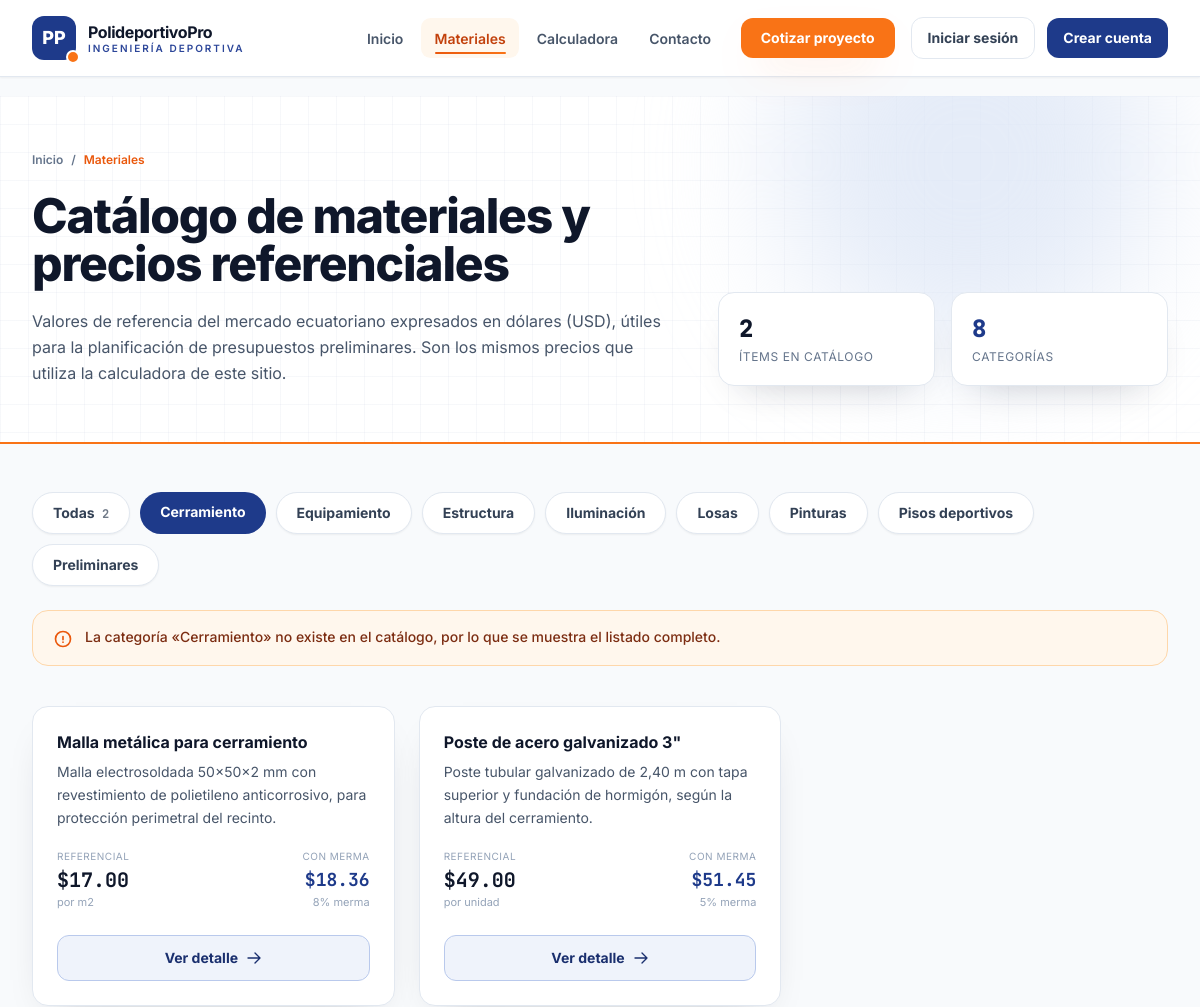
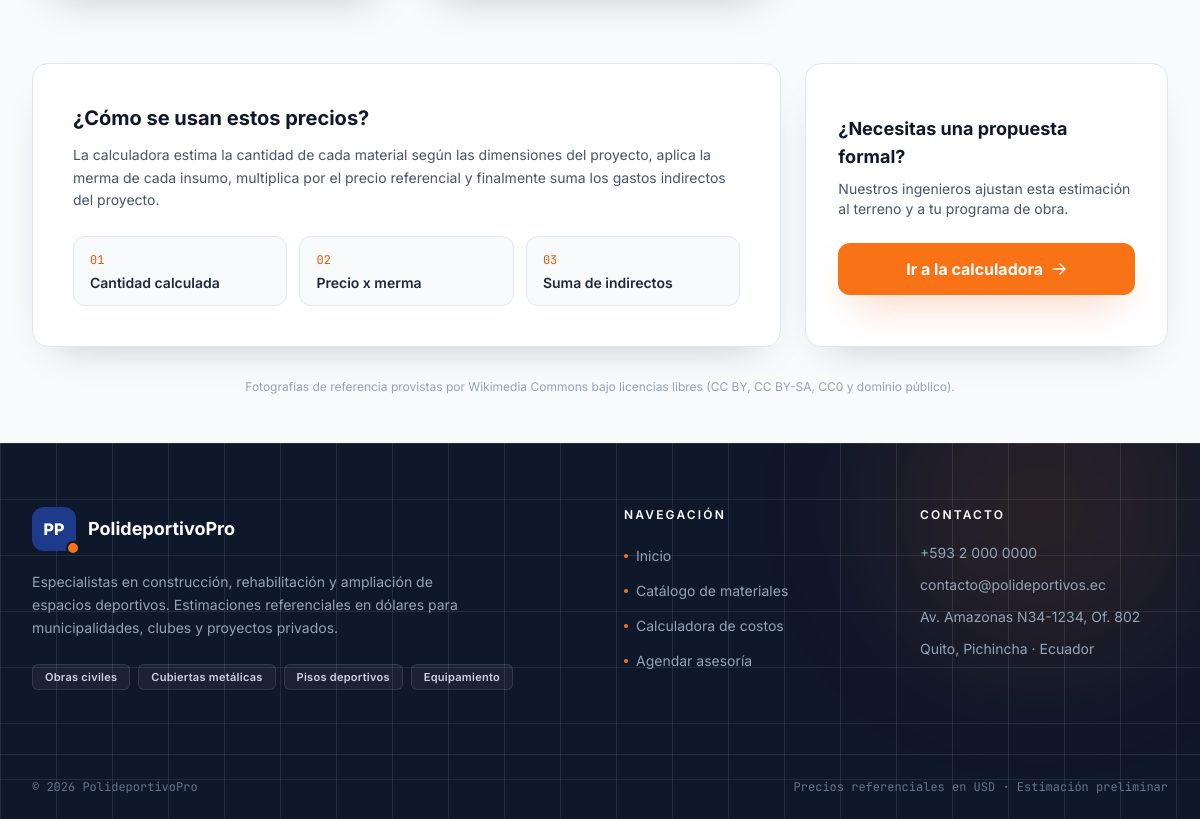
The page /materiales?categoria=Cerramiento on the database its author committed (2 pictures, top to bottom).
### app/models.py (models this page shows, shortened)
class Material(db.Model):
    __tablename__ = "materiales"
    id = db.Column(db.Integer, primary_key=True)
    nombre = db.Column(db.String(120), nullable=False, unique=True)
    clave = db.Column(db.String(60), nullable=False, unique=True, index=True)
    unidad = db.Column(db.String(30), nullable=False)
    categoria = db.Column(db.String(60), nullable=False, index=True)
    precio_referencial = db.Column(db.Float, nullable=False, default=0.0)
    merma_pct = db.Column(db.Float, nullable=False, default=5.0)
    descripcion = db.Column(db.Text, nullable=False, default="")
    __table_args__ = (db.CheckConstraint("precio_referencial >= 0", name="ck_material_precio_positivo"),)
    @property
    def precio_con_merma(self):
        return round(self.precio_referencial * (1 + (self.merma_pct or 0) / 100), 2)

### app/routes/main_routes.py (the view)
@main_bp.route("/materiales")
def materiales():
    categorias = [
        fila[0]
        for fila in Material.query.with_entities(Material.categoria)
        .distinct()
        .order_by(Material.categoria.asc())
        .all()
    ]
    seleccion = (request.args.get("categoria") or "").strip()
    categoria_actual = "Todas"
    consulta = Material.query.order_by(Material.categoria.asc(), Material.nombre.asc())
    if seleccion and seleccion in categorias:
        categoria_actual = seleccion
        consulta = consulta.filter(Material.categoria == seleccion)
    items = []
    for material in consulta.all():
        imagen = IMAGENES_MATERIALES.get(material.clave, {})
        items.append(
            {
                "id": material.id,
                "clave": material.clave,
                "nombre": material.nombre,
                "unidad": material.unidad,
                "categoria": material.categoria,
                "precio_referencial": material.precio_referencial,
                "precio_con_merma": material.precio_con_merma,
                "merma_pct": material.merma_pct,
                "descripcion": material.descripcion,
                "imagen": imagen.get("url", ""),
                "licencia": imagen.get("licencia", ""),
                "fuente": imagen.get("fuente", ""),
            }
        )
    return render_template(
        "materiales.html",
        materiales=items,
        categorias=categorias,
        categoria_actual=categoria_actual,
        seleccion=seleccion,
    )

### app/templates/materiales.html (shortened to what this page needs)
{% extends "base.html" %}
{% block contenido %}
<section class="relative overflow-hidden bg-white border-b-2 border-arcilla-500">
    <div class="absolute inset-0 patron-plano-fino opacity-70"></div>
    <div class="absolute -top-32 right-10 w-96 h-96 rounded-full bg-acero-100/70 blur-3xl"></div>
    <div class="relative max-w-7xl mx-auto px-4 sm:px-6 lg:px-8 py-14">
        <nav class="flex items-center gap-2 text-xs font-semibold text-slate-500">
            <a href="{{ url_for('main.index') }}" class="hover:text-acero-700 transition">Inicio</a>
            <span>/</span>
            <span class="text-arcilla-600">Materiales</span>
        </nav>
        <div class="mt-6 grid gap-10 lg:grid-cols-12 lg:items-end">
            <div class="lg:col-span-7">
                <h1 class="text-3xl sm:text-5xl font-extrabold tracking-tight text-slate-900 max-w-3xl">Catálogo de materiales y precios referenciales</h1>
                <p class="mt-5 max-w-2xl text-slate-600 leading-relaxed">
                    Valores de referencia del mercado ecuatoriano expresados en dólares (USD), útiles para la
                    planificación de presupuestos preliminares. Son los mismos precios que utiliza la calculadora de este sitio.
                </p>
            </div>
            <div class="lg:col-span-5">
                <div class="grid grid-cols-2 gap-4">
                    <div class="rounded-2xl border border-slate-200 bg-white p-5 shadow-card">
                        <p class="cifra text-2xl font-extrabold text-slate-900">{{ materiales|length }}</p>
                        <p class="mt-1 text-xs uppercase tracking-wider text-slate-500">Ítems en catálogo</p>
                    </div>
                    <div class="rounded-2xl border border-slate-200 bg-white p-5 shadow-card">
                        <p class="cifra text-2xl font-extrabold text-acero-700">{{ categorias|length }}</p>
                        <p class="mt-1 text-xs uppercase tracking-wider text-slate-500">Categorías</p>
                    </div>
                </div>
            </div>
        </div>
    </div>
</section>
<section class="max-w-7xl mx-auto px-4 sm:px-6 lg:px-8 py-12">
    <div class="flex flex-wrap gap-2.5">
        <a href="{{ url_for('main.materiales') }}"
           class="rounded-full px-5 py-2.5 text-sm font-bold transition {{ 'bg-acero-700 text-white shadow-card' if categoria_actual == 'Todas' else 'bg-white text-slate-700 border border-slate-200 hover:border-acero-400 hover:text-acero-700 shadow-sm' }}">
            Todas
            <span class="ml-1 font-mono text-xs opacity-70">{{ materiales|length }}</span>
        </a>
        {% for categoria in categorias %}
        <a href="{{ url_for('main.materiales', categoria=categoria) }}"
           class="rounded-full px-5 py-2.5 text-sm font-bold transition {{ 'bg-acero-700 text-white shadow-card' if categoria_actual == categoria else 'bg-white text-slate-700 border border-slate-200 hover:border-acero-400 hover:text-acero-700 shadow-sm' }}">
            {{ categoria }}
        </a>
        {% endfor %}
    </div>
    {% if seleccion and categoria_actual != 'Todas' %}
    <p class="mt-6 flex items-start gap-3 rounded-2xl border border-arcilla-200 bg-arcilla-50 px-5 py-4 text-sm font-medium text-arcilla-900">
        <svg xmlns="http://www.w3.org/2000/svg" fill="none" viewBox="0 0 24 24" stroke-width="2" stroke="currentColor" class="w-5 h-5 shrink-0 mt-0.5 text-arcilla-600"><path stroke-linecap="round" stroke-linejoin="round" d="M12 9v3.75m9-.75a9 9 0 1 1-18 0 9 9 0 0 1 18 0Zm-9 3.75h.008v.008H12v-.008Z" /></svg>
        La categoría «{{ seleccion }}» no existe en el catálogo, por lo que se muestra el listado completo.
    </p>
    {% endif %}
    <div class="mt-10 grid gap-6 sm:grid-cols-2 lg:grid-cols-3">
        {% for material in materiales %}
        <article class="tarjeta-material group flex flex-col overflow-hidden rounded-2xl border border-slate-200 bg-white shadow-card transition hover:-translate-y-1 hover:shadow-float">
            <div class="flex flex-1 flex-col p-6">
                <h2 class="text-base font-bold text-slate-900 leading-snug">{{ material.nombre }}</h2>
                <p class="mt-2 flex-1 text-sm leading-relaxed text-slate-600 linea-tres">{{ material.descripcion }}</p>
                <div class="mt-5 flex items-end justify-between gap-3">
                    <div>
                        <p class="text-[10px] uppercase tracking-wider text-slate-400">Referencial</p>
                        <p class="cifra mt-0.5 text-xl font-bold text-slate-900">{{ material.precio_referencial|usd }}</p>
                        <p class="text-[11px] text-slate-400">por {{ material.unidad }}</p>
                    </div>
                    <div class="text-right">
                        <p class="text-[10px] uppercase tracking-wider text-slate-400">Con merma</p>
                        <p class="cifra mt-0.5 text-lg font-bold text-acero-700">{{ material.precio_con_merma|usd }}</p>
                        <p class="text-[11px] text-slate-400">{{ material.merma_pct|num(0) }}% merma</p>
                    </div>
                </div>
                <button type="button"
                        class="mt-6 inline-flex w-full items-center justify-center gap-2 rounded-xl border border-acero-200 bg-acero-50 px-5 py-3 text-sm font-bold text-acero-800 transition hover:bg-acero-700 hover:text-white"
                        data-modal-material
                        data-codigo="M{{ '%02d' % material.id }}"
                        data-nombre="{{ material.nombre }}"
                        data-categoria="{{ material.categoria }}"
                        data-unidad="{{ material.unidad }}"
                        data-precio="{{ material.precio_referencial|usd }}"
                        data-precio-merma="{{ material.precio_con_merma|usd }}"
                        data-merma="{{ material.merma_pct|num(1) }}"
                        data-descripcion="{{ material.descripcion }}"
                        data-imagen="{{ material.imagen }}"
                        data-licencia="{{ material.licencia }}"
                        data-fuente="{{ material.fuente }}">
                    Ver detalle
                    <svg xmlns="http://www.w3.org/2000/svg" class="w-4 h-4" fill="none" viewBox="0 0 24 24" stroke-width="2" stroke="currentColor"><path stroke-linecap="round" stroke-linejoin="round" d="M13.5 4.5 21 12m0 0-7.5 7.5M21 12H3" /></svg>
                </button>
            </div>
        </article>
        {% endfor %}
    </div>
    <div class="mt-16 grid gap-6 lg:grid-cols-3">
        <div class="lg:col-span-2 rounded-2xl border border-slate-200 bg-white p-8 sm:p-10 shadow-card">
            <h2 class="text-xl font-bold text-slate-900">¿Cómo se usan estos precios?</h2>
            <p class="mt-3 text-sm text-slate-600 leading-relaxed max-w-2xl">
                La calculadora estima la cantidad de cada material según las dimensiones del proyecto,
                aplica la merma de cada insumo, multiplica por el precio referencial y finalmente suma
                los gastos indirectos del proyecto.
            </p>
            <ol class="mt-6 grid gap-3 sm:grid-cols-3 text-sm">
                <li class="rounded-xl border border-slate-200 bg-slate-50 px-4 py-3">
                    <span class="font-mono text-xs text-arcilla-600">01</span>
                    <p class="mt-1 font-semibold text-slate-800">Cantidad calculada</p>
                </li>
                <li class="rounded-xl border border-slate-200 bg-slate-50 px-4 py-3">
                    <span class="font-mono text-xs text-arcilla-600">02</span>
                    <p class="mt-1 font-semibold text-slate-800">Precio x merma</p>
                </li>
                <li class="rounded-xl border border-slate-200 bg-slate-50 px-4 py-3">
                    <span class="font-mono text-xs text-arcilla-600">03</span>
                    <p class="mt-1 font-semibold text-slate-800">Suma de indirectos</p>
                </li>
            </ol>
        </div>
        <div class="flex flex-col justify-center rounded-2xl border border-slate-200 bg-white p-8 shadow-card">
            <h3 class="text-lg font-bold text-slate-900">¿Necesitas una propuesta formal?</h3>
            <p class="mt-2 text-sm text-slate-600">Nuestros ingenieros ajustan esta estimación al terreno y a tu programa de obra.</p>
            <a href="{{ url_for('calc.calculadora') }}" class="mt-6 inline-flex items-center justify-center gap-2 rounded-xl bg-arcilla-500 px-6 py-3.5 font-bold text-white shadow-glow transition hover:bg-arcilla-600 hover:-translate-y-0.5">
                Ir a la calculadora
                <svg xmlns="http://www.w3.org/2000/svg" class="w-4 h-4" fill="none" viewBox="0 0 24 24" stroke-width="2" stroke="currentColor"><path stroke-linecap="round" stroke-linejoin="round" d="M13.5 4.5 21 12m0 0-7.5 7.5M21 12H3" /></svg>
            </a>
        </div>
    </div>
    <p class="mt-8 text-center text-xs text-slate-400">
        Fotografías de referencia provistas por Wikimedia Commons bajo licencias libres (CC BY, CC BY-SA, CC0 y dominio público).
    </p>
</section>
{% endblock %}

### app/static/css/custom.css (style rules this page uses)
:root { color-scheme: light; --acero: #1e3a8a; --acero-oscuro: #0f172a; --arcilla: #ea580c; --arcilla-claro: #f97316; }
body { font-feature-settings: "cv02", "cv03", "cv04"; }
.patron-plano-fino { background-image: linear-gradient(rgba(30, 58, 138, 0.05) 1px, transparent 1px), linear-gradient(90deg, rgba(30, 58, 138, 0.05) 1px, transparent 1px); background-size: 28px 28px; }
.cifra { font-family: "JetBrains Mono", ui-monospace, monospace; font-variant-numeric: tabular-nums; }
.tarjeta-material { transition: transform 0.25s ease, box-shadow 0.25s ease, border-color 0.25s ease; }
.linea-tres { display: -webkit-box; -webkit-line-clamp: 3; -webkit-box-orient: vertical; overflow: hidden; }

### rows shown on the page
Material: nombre "Malla metálica para cerramiento", descripcion "Malla electrosoldada 50x50x2 mm con revestimiento de polietileno anticorrosivo, para protección perimetral del recinto.", precio_referencial "$17.00", unidad "m2", precio_con_merma "$18.36", merma_pct|num "8"
Material: nombre "Poste de acero galvanizado 3\"", descripcion "Poste tubular galvanizado de 2,40 m con tapa superior y fundación de hormigón, según la altura del cerramiento.", precio_referencial "$49.00", unidad "unidad", precio_con_merma "$51.45", merma_pct|num "5"

### other values the page prints
{{ materiales|length }} "2"
{{ categorias|length }} "8"
{{ categoria }} "Cerramiento" "Equipamiento" "Estructura" "Iluminación" "Losas" "Pinturas" "Pisos deportivos" "Preliminares"
{{ seleccion }} "Cerramiento"
